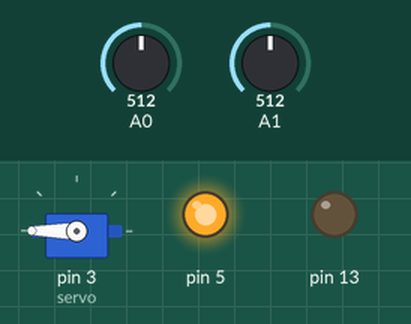
Recording of a sketch running on a simulated Arduino Uno, built with avr-gcc and run on an emulated ATmega328P. Shown: servo, output pins drawn as LEDs (lit = HIGH). The inputs (shaded band) are chosen by the test bench; at power-on: A0 = 512, A1 = 512.

Above: at 1.2 s.
1.3 s: A0 set to 539
2.8 s: A0 set to 565
At 3.2 s:
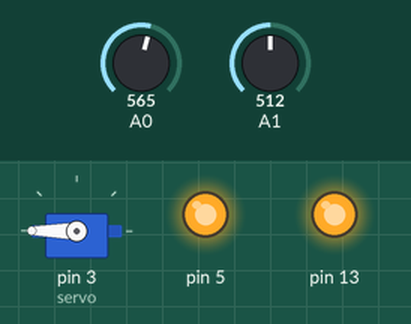
4.3 s: A1 set to 180
5.8 s: A1 set to 153
At 6.7 s:
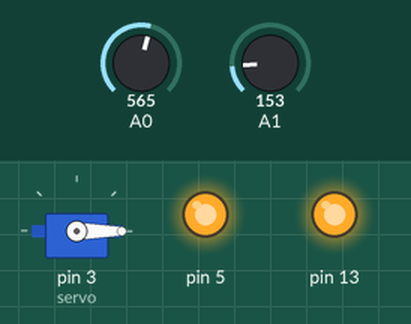
7.3 s: A0 set to 542
At 7.9 s:
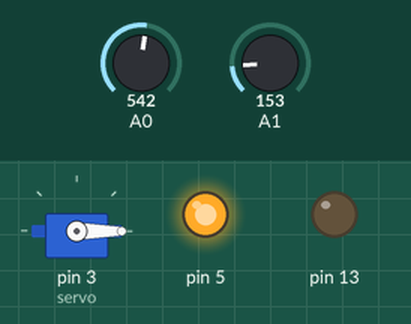
8.8 s: A0 set to 562
At 10.2 s:
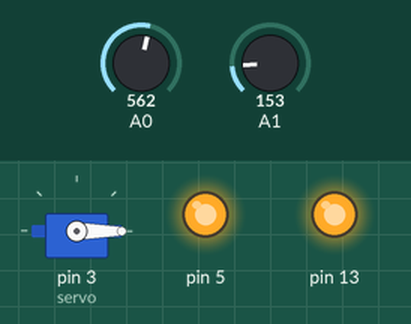
Timing chart, 0 to 11.3 s (numbered marks = the images above; inputs shaded):
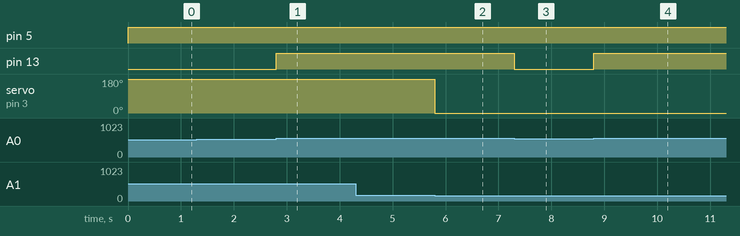

Measured:
- the behaviour switches between 552 and 553 on A0 (found by bisection; images 0 and 1)
- the behaviour switches between 168 and 167 on A1 (found by bisection; images 1 and 2)
- after the input at 1.3 s, every drawn part: stays the same
- after the input at 2.8 s, pin 13: LOW → HIGH at once
- after the input at 4.3 s, every drawn part: stays the same
- after the input at 5.8 s, servo on pin 3 (servo): 180° → 0° at once
- after the input at 7.3 s, pin 13: HIGH → LOW at once
- after the input at 8.8 s, pin 13: LOW → HIGH at once

The sketch:

spectacular_krunk1.ino
```cpp
#include<Servo.h>

Servo servo;
void setup()
{
  servo.attach(3);

  pinMode(13,OUTPUT);
  pinMode(5,OUTPUT);
}

void loop()
{
  //open the window if temp is high
  double input = analogRead(A1);
  double t = (((input/1024)*5)-0.5)*100;
  if(t > 32) servo.write(180);
  else servo.write(0);


  //open windows
  int temp  = analogRead(A0);
  if(temp > 552)digitalWrite(13,1);
  else digitalWrite(13,0);

  //turn fan
  if(temp > 40) analogWrite(5,255);


}
```
